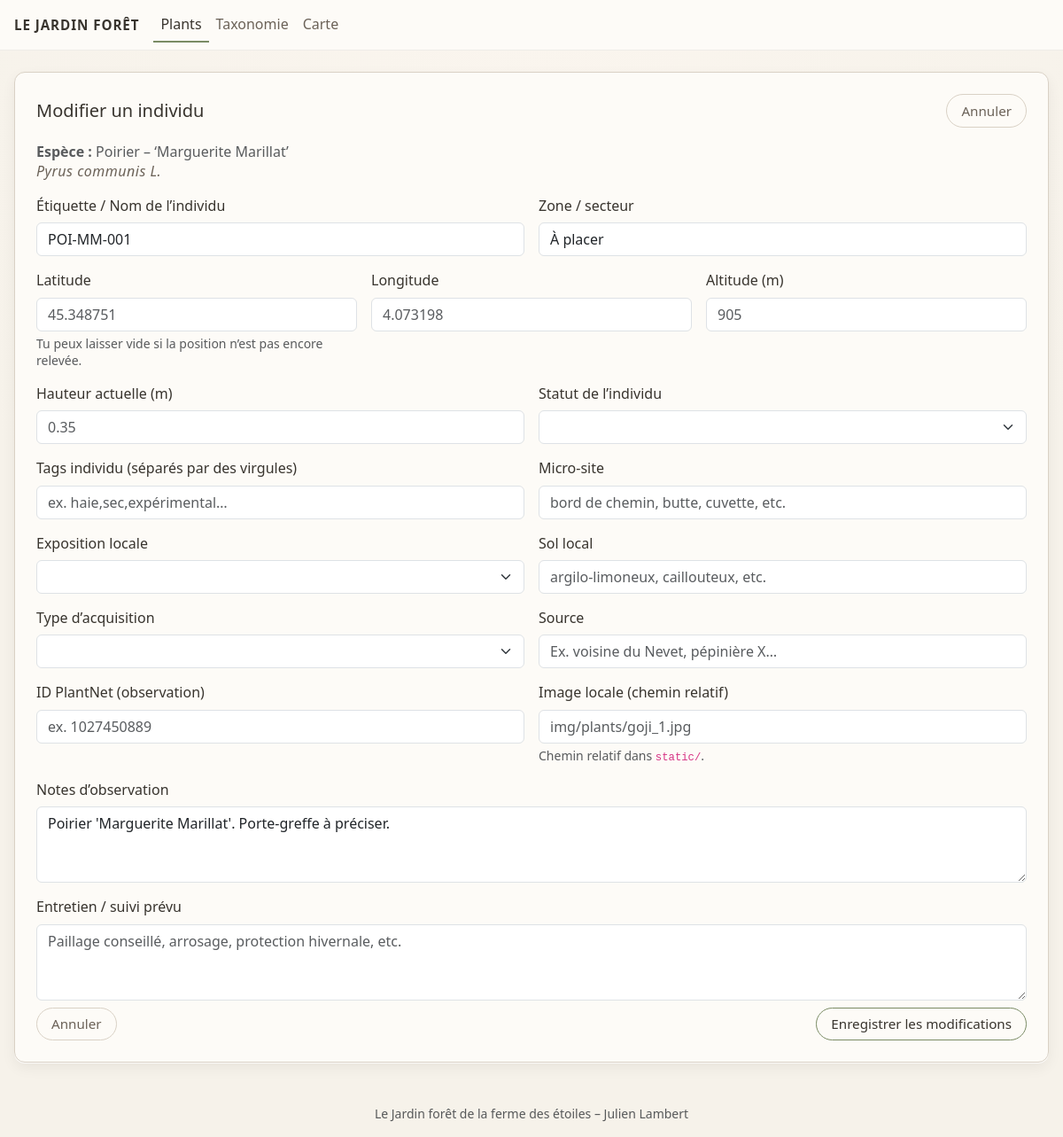
The page /plants/3/edit on the database as committed earlier.
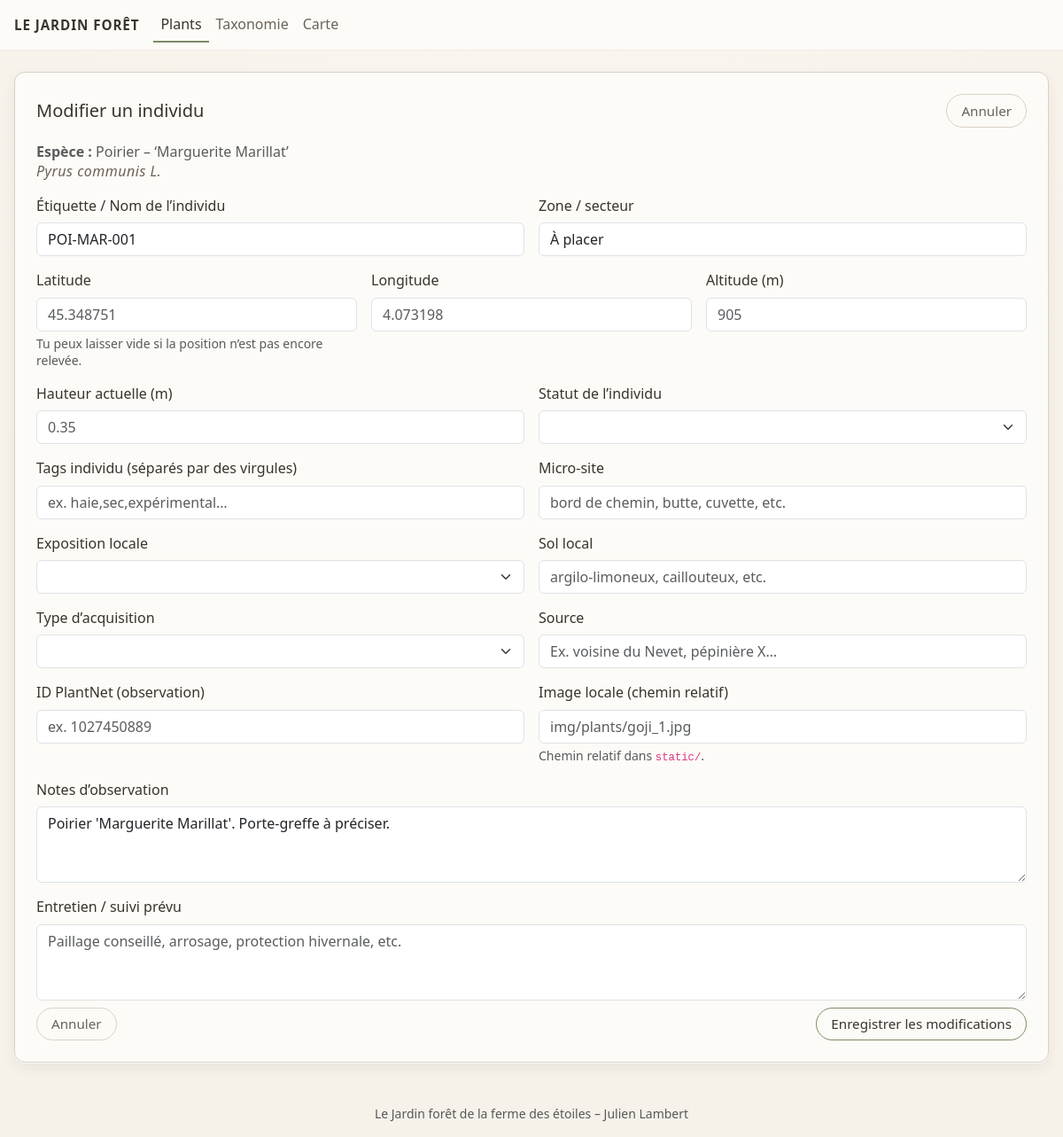
The same page on the database as committed later.
### tables this page shows
CREATE TABLE species (
    id INTEGER PRIMARY KEY AUTOINCREMENT,
    common_name TEXT NOT NULL,
    variety_name TEXT,
    latin_name TEXT,
    family TEXT,
    genus TEXT,
    strata TEXT,
    tags TEXT,
    notes TEXT
, image_url TEXT, origin TEXT, plant_type TEXT, morphology TEXT, culture TEXT, uses TEXT, melliferous_level TEXT, ornamental_interest TEXT, lifespan_min INTEGER, lifespan_max INTEGER, height_min REAL, height_max REAL);

CREATE TABLE plants (
    id INTEGER PRIMARY KEY AUTOINCREMENT,
    species_id INTEGER NOT NULL,
    label TEXT,
    lat REAL,
    lon REAL,
    zone TEXT,
    planted_at DATE,
    notes TEXT, image_local TEXT, altitude REAL, tags TEXT, micro_site TEXT, exposure_local TEXT, soil_local TEXT, height_current REAL, acquisition_type TEXT, acquisition_source TEXT, plantnet_obs_id TEXT, status TEXT, care_notes TEXT, old_label TEXT,
    FOREIGN KEY (species_id) REFERENCES species(id)
);

### app.py (the view, shortened to what this page needs)
@app.route("/plants/<int:plant_id>/edit", methods=["GET", "POST"])
def plant_edit(plant_id):
    db = get_db()
    plant = db.execute(
        """
        SELECT
            plants.*,
            species.common_name,
            species.variety_name,
            species.latin_name
        FROM plants
        JOIN species ON plants.species_id = species.id
        WHERE plants.id = ?
        """,
        (plant_id,),
    ).fetchone()
    if plant is None:
        return "Individu introuvable", 404
    return render_template("plant_form.html", plant=plant)

### app.py (called while the page is built)
def get_db():
    if "db" not in g:
        g.db = sqlite3.connect(DB_PATH)
        g.db.row_factory = sqlite3.Row  # accès par nom de colonne
    return g.db

### templates/plant_form.html (shortened to what this page needs)
{% extends "base.html" %}
{% block content %}
<div class="shadow-soft p-3 p-md-4">
  <div class="d-flex justify-content-between align-items-center mb-3">
    <h1 class="h5 mb-0">Modifier un individu</h1>
    <a href="{{ url_for('plant_detail', plant_id=plant['id']) }}" class="btn btn-outline btn-sm">
      Annuler
    </a>
  </div>
  <p class="mb-3 text-muted">
    <strong>Espèce :</strong>
    {{ plant['common_name'] }}
    {% if plant['variety_name'] %}
      – ‘{{ plant['variety_name'] }}’
    {% endif %}
    {% if plant['latin_name'] %}
      <br><span class="latin">{{ plant['latin_name'] }}</span>
    {% endif %}
  </p>
  <form method="post" class="row g-3">
    <div class="col-md-6">
      <label for="label" class="form-label">Étiquette / Nom de l’individu</label>
      <input
        type="text"
        name="label"
        id="label"
        class="form-control"
        value="{{ plant['label'] or '' }}"
        placeholder="Ex. GOJ-001, Poirier nord, Noyer sud…"
      >
    </div>
    <div class="col-md-6">
      <label for="zone" class="form-label">Zone / secteur</label>
      <input
        type="text"
        name="zone"
        id="zone"
        class="form-control"
        value="{{ plant['zone'] or '' }}"
        placeholder="Ex. A1, verger haut, haie est..."
      >
    </div>
    <div class="col-md-4">
      <label for="lat" class="form-label">Latitude</label>
      <input
        type="text"
        name="lat"
        id="lat"
        class="form-control"
        value="{{ plant['lat'] if plant['lat'] is not none else '' }}"
        placeholder="45.348751"
      >
      <div class="form-text">
        Tu peux laisser vide si la position n’est pas encore relevée.
      </div>
    </div>
    <div class="col-md-4">
      <label for="lon" class="form-label">Longitude</label>
      <input
        type="text"
        name="lon"
        id="lon"
        class="form-control"
        value="{{ plant['lon'] if plant['lon'] is not none else '' }}"
        placeholder="4.073198"
      >
    </div>
    <div class="col-md-4">
      <label for="altitude" class="form-label">Altitude (m)</label>
      <input
        type="text"
        name="altitude"
        id="altitude"
        class="form-control"
        value="{{ plant['altitude'] if plant['altitude'] is not none else '' }}"
        placeholder="905"
      >
    </div>
    <div class="col-md-6">
      <label for="height_current" class="form-label">Hauteur actuelle (m)</label>
      <input
        type="text"
        name="height_current"
        id="height_current"
        class="form-control"
        value="{{ plant['height_current'] if plant['height_current'] is not none else '' }}"
        placeholder="0.35"
      >
    </div>
    <div class="col-md-6">
      <label for="status" class="form-label">Statut de l’individu</label>
      {% set st = plant['status'] or '' %}
      <select name="status" id="status" class="form-select">
        <option value=""></option>
        {% for val,label in [
          ('planifié','Planifié'),
          ('planté','Planté'),
          ('en pépinière','En pépinière'),
          ('malade','Malade'),
          ('mort','Mort'),
          ('à déplacer','À déplacer')
        ] %}
          <option value="{{ val }}" {% if st == val %}selected{% endif %}>{{ label }}</option>
        {% endfor %}
      </select>
    </div>
    <div class="col-md-6">
      <label for="tags" class="form-label">Tags individu (séparés par des virgules)</label>
      <input
        type="text"
        name="tags"
        id="tags"
        class="form-control"
        value="{{ plant['tags'] or '' }}"
        placeholder="ex. haie,sec,expérimental…"
      >
    </div>
    <div class="col-md-6">
      <label for="micro_site" class="form-label">Micro-site</label>
      <input
        type="text"
        name="micro_site"
        id="micro_site"
        class="form-control"
        value="{{ plant['micro_site'] or '' }}"
        placeholder="bord de chemin, butte, cuvette, etc."
      >
    </div>
    <div class="col-md-6">
      <label for="exposure_local" class="form-label">Exposition locale</label>
      {% set ex = plant['exposure_local'] or '' %}
      <select name="exposure_local" id="exposure_local" class="form-select">
        <option value=""></option>
        {% for val,label in [
          ('soleil','Plein soleil'),
          ('mi-ombre','Mi-ombre'),
          ('ombre','Ombre'),
          ('ombre légère','Ombre légère')
        ] %}
          <option value="{{ val }}" {% if ex == val %}selected{% endif %}>{{ label }}</option>
        {% endfor %}
      </select>
    </div>
    <div class="col-md-6">
      <label for="soil_local" class="form-label">Sol local</label>
      <input
        type="text"
        name="soil_local"
        id="soil_local"
        class="form-control"
        value="{{ plant['soil_local'] or '' }}"
        placeholder="argilo-limoneux, caillouteux, etc."
      >
    </div>
    <div class="col-md-6">
      <label for="acquisition_type" class="form-label">Type d’acquisition</label>
      {% set atype = plant['acquisition_type'] or '' %}
      <select name="acquisition_type" id="acquisition_type" class="form-select">
        <option value=""></option>
        {% for val,label in [
          ('achat','Achat'),
          ('don','Don'),
          ('échange','Échange'),
          ('semis','Semis'),
          ('bouture','Bouture'),
          ('greffe','Greffe'),
          ('repiquage','Repiquage / transplantation'),
          ('autre','Autre')
        ] %}
          <option value="{{ val }}" {% if atype == val %}selected{% endif %}>{{ label }}</option>
        {% endfor %}
      </select>
    </div>
    <div class="col-md-6">
      <label for="acquisition_source" class="form-label">Source</label>
      <input
        type="text"
        name="acquisition_source"
        id="acquisition_source"
        class="form-control"
        value="{{ plant['acquisition_source'] or '' }}"
        placeholder="Ex. voisine du Nevet, pépinière X…"
      >
    </div>
    <div class="col-md-6">
      <label for="plantnet_obs_id" class="form-label">ID PlantNet (observation)</label>
      <input
        type="text"
        name="plantnet_obs_id"
        id="plantnet_obs_id"
        class="form-control"
        value="{{ plant['plantnet_obs_id'] or '' }}"
        placeholder="ex. 1027450889"
      >
    </div>
    <div class="col-md-6">
      <label for="image_local" class="form-label">Image locale (chemin relatif)</label>
      <input
        type="text"
        name="image_local"
        id="image_local"
        class="form-control"
        value="{{ plant['image_local'] or '' }}"
        placeholder="img/plants/goji_1.jpg"
      >
      <div class="form-text">
        Chemin relatif dans <code>static/</code>.
      </div>
    </div>
    <div class="col-12">
      <label for="notes" class="form-label">Notes d’observation</label>
      <textarea
        name="notes"
        id="notes"
        rows="3"
        class="form-control"
        placeholder="Remarques, vigueur, aspect du feuillage, etc."
      >{{ plant['notes'] or '' }}</textarea>
    </div>
    <div class="col-12">
      <label for="care_notes" class="form-label">Entretien / suivi prévu</label>
      <textarea
        name="care_notes"
        id="care_notes"
        rows="3"
        class="form-control"
        placeholder="Paillage conseillé, arrosage, protection hivernale, etc."
      >{{ plant['care_notes'] or '' }}</textarea>
    </div>
    <div class="col-12 d-flex justify-content-between align-items-center mt-2">
      <a href="{{ url_for('plant_detail', plant_id=plant['id']) }}" class="btn btn-outline">
        Annuler
      </a>
      <button type="submit" class="btn btn-primary">
        Enregistrer les modifications
      </button>
    </div>
  </form>
</div>
{% endblock %}

### templates/base.html (shortened to what this page needs)
<!DOCTYPE html>
<html lang="fr">
<head>
    <link
      href="https://cdn.jsdelivr.net/npm/bootstrap@5.3.3/dist/css/bootstrap.min.css"
      rel="stylesheet"
    >
    <link rel="stylesheet" href="{{ url_for('static', filename='style.css') }}">
</head>
<body>
<nav class="navbar navbar-expand-lg navbar-dark navbar-glass mb-4">
  <div class="container-fluid">
    <a class="navbar-brand" href="{{ url_for('home') }}">Le Jardin Forêt</a>
    <div class="collapse navbar-collapse" id="navbarNav">
      <ul class="navbar-nav me-auto">
        <li class="nav-item">
          <a class="nav-link {% if request.path.startswith('/plants') %}active{% endif %}"
             href="{{ url_for('plants') }}">Plants</a>
        </li>
        <li class="nav-item">
          <a class="nav-link {% if request.path.startswith('/species') %}active{% endif %}"
             href="{{ url_for('species_list') }}">Taxonomie</a>
        </li>
        <li class="nav-item">
          <a class="nav-link {% if request.path.startswith('/map') %}active{% endif %}"
             href="{{ url_for('garden_map') }}">Carte</a>
        </li>
      </ul>
    </div>
  </div>
</nav>
<main class="container mb-5">
    {% block content %}{% endblock %}
</main>
<footer class="text-center text-muted mt-4 mb-3 small">
    Le Jardin forêt de la ferme des étoiles – Julien Lambert
</footer>
</body>
</html>

### static/style.css (style rules this page uses)
:root { --paper: #f6f2ea; --paper-deep: #e6dfd2; --card-bg: #fdfbf7; --ink: #38342e; --ink-soft: #6b6258; --green-fern: #556b2f; --green-soft: #cfd7c6; --green-line: #7a8b64; --brown-ink: #7b5e4a; --brown-soft: #b09580; --border-soft: #d9d1c5; }
body { min-height: 100vh; background: radial-gradient(circle at top, #faf5ee 0, var(--paper) 55%); color: var(--ink); font-family: system-ui, -apple-system, "Segoe UI", Roboto, sans-serif; font-size: 16px; line-height: 1.4; }
.container, .container-fluid { max-width: 1280px; padding-left: 1rem; padding-right: 1rem; }
a { color: var(--green-fern); }
.navbar-glass { background: rgba(253, 251, 247, 0.96); backdrop-filter: blur(8px); border-bottom: 1px solid rgba(0, 0, 0, 0.06); }
.navbar-brand { font-weight: 600; letter-spacing: 0.06em; text-transform: uppercase; font-size: 0.95rem; color: var(--ink); }
.nav-link { font-weight: 500; font-size: 1rem; color: var(--ink-soft) !important; }
.nav-link.active { color: var(--ink) !important; border-bottom: 2px solid var(--green-line); }
.btn { border-radius: 999px; font-size: 0.95rem; padding: 0.4rem 1rem; }
.btn-primary, .btn-success { background-color: transparent; border: 1px solid var(--green-line); color: var(--ink); }
.btn-outline { background-color: transparent; border: 1px solid var(--border-soft); color: var(--ink-soft); }
.shadow-soft { background-color: var(--card-bg); border-radius: 0.75rem; border: 1px solid var(--border-soft); box-shadow: 0 1px 0 rgba(255, 255, 255, 0.8), 0 6px 16px rgba(0, 0, 0, 0.06); }
.latin { letter-spacing: 0.03em; color: var(--ink-soft); font-style: italic; font-size: 1rem; }

Rows that differ between the two databases and show on the page:
changed plants "À placer": label "POI-MM-001" → "POI-MAR-001"
